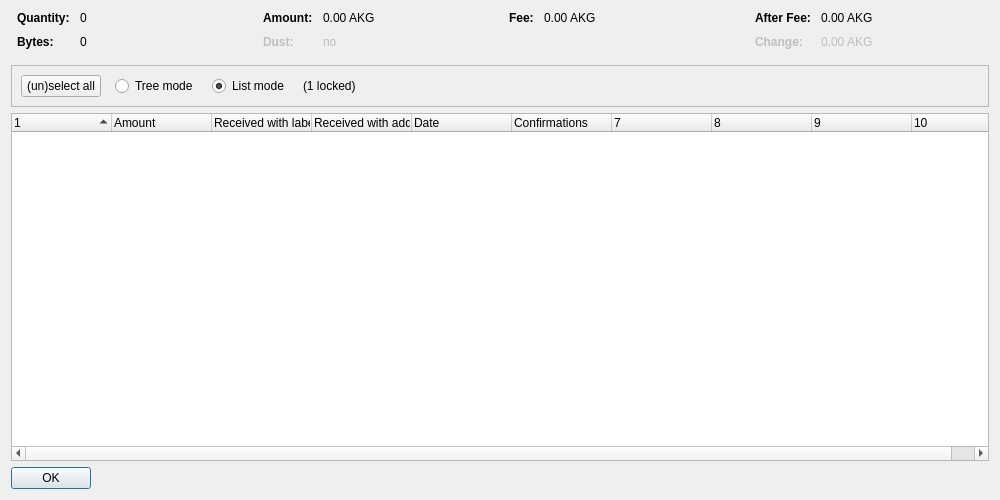
<?xml version="1.0" encoding="UTF-8"?>
<ui version="4.0">
 <class>CoinControlDialog</class>
 <widget class="QDialog" name="CoinControlDialog">
  <property name="geometry">
   <rect>
    <x>0</x>
    <y>0</y>
    <width>1000</width>
    <height>500</height>
   </rect>
  </property>
  <property name="windowTitle">
   <string>Coin Selection</string>
  </property>
  <layout class="QVBoxLayout" name="verticalLayout">
   <item>
    <layout class="QHBoxLayout" name="horizontalLayoutTop" stretch="0,0,0,0">
     <property name="topMargin">
      <number>0</number>
     </property>
     <property name="bottomMargin">
      <number>10</number>
     </property>
     <item>
      <layout class="QFormLayout" name="formLayoutCoinControl1">
       <property name="horizontalSpacing">
        <number>10</number>
       </property>
       <property name="verticalSpacing">
        <number>10</number>
       </property>
       <property name="leftMargin">
        <number>6</number>
       </property>
       <property name="rightMargin">
        <number>6</number>
       </property>
       <item row="0" column="0">
        <widget class="QLabel" name="labelCoinControlQuantityText">
         <property name="font">
          <font>
           <weight>75</weight>
           <bold>true</bold>
          </font>
         </property>
         <property name="text">
          <string>Quantity:</string>
         </property>
        </widget>
       </item>
       <item row="0" column="1">
        <widget class="QLabel" name="labelCoinControlQuantity">
         <property name="cursor">
          <cursorShape>IBeamCursor</cursorShape>
         </property>
         <property name="contextMenuPolicy">
          <enum>Qt::ActionsContextMenu</enum>
         </property>
         <property name="text">
          <string notr="true">0</string>
         </property>
         <property name="textInteractionFlags">
          <set>Qt::LinksAccessibleByMouse|Qt::TextSelectableByKeyboard|Qt::TextSelectableByMouse</set>
         </property>
        </widget>
       </item>
       <item row="1" column="0">
        <widget class="QLabel" name="labelCoinControlBytesText">
         <property name="font">
          <font>
           <weight>75</weight>
           <bold>true</bold>
          </font>
         </property>
         <property name="text">
          <string>Bytes:</string>
         </property>
        </widget>
       </item>
       <item row="1" column="1">
        <widget class="QLabel" name="labelCoinControlBytes">
         <property name="cursor">
          <cursorShape>IBeamCursor</cursorShape>
         </property>
         <property name="contextMenuPolicy">
          <enum>Qt::ActionsContextMenu</enum>
         </property>
         <property name="text">
          <string notr="true">0</string>
         </property>
         <property name="textInteractionFlags">
          <set>Qt::LinksAccessibleByMouse|Qt::TextSelectableByKeyboard|Qt::TextSelectableByMouse</set>
         </property>
        </widget>
       </item>
      </layout>
     </item>
     <item>
      <layout class="QFormLayout" name="formLayoutCoinControl2">
       <property name="horizontalSpacing">
        <number>10</number>
       </property>
       <property name="verticalSpacing">
        <number>10</number>
       </property>
       <property name="leftMargin">
        <number>6</number>
       </property>
       <property name="rightMargin">
        <number>6</number>
       </property>
       <item row="0" column="0">
        <widget class="QLabel" name="labelCoinControlAmountText">
         <property name="font">
          <font>
           <weight>75</weight>
           <bold>true</bold>
          </font>
         </property>
         <property name="text">
          <string>Amount:</string>
         </property>
        </widget>
       </item>
       <item row="0" column="1">
        <widget class="QLabel" name="labelCoinControlAmount">
         <property name="cursor">
          <cursorShape>IBeamCursor</cursorShape>
         </property>
         <property name="contextMenuPolicy">
          <enum>Qt::ActionsContextMenu</enum>
         </property>
         <property name="text">
          <string notr="true">0.00 AKG</string>
         </property>
         <property name="textInteractionFlags">
          <set>Qt::LinksAccessibleByMouse|Qt::TextSelectableByKeyboard|Qt::TextSelectableByMouse</set>
         </property>
        </widget>
       </item>
       <item row="1" column="0">
        <widget class="QLabel" name="labelCoinControlLowOutputText">
         <property name="enabled">
          <bool>false</bool>
         </property>
         <property name="font">
          <font>
           <weight>75</weight>
           <bold>true</bold>
          </font>
         </property>
         <property name="text">
          <string>Dust:</string>
         </property>
        </widget>
       </item>
       <item row="1" column="1">
        <widget class="QLabel" name="labelCoinControlLowOutput">
         <property name="enabled">
          <bool>false</bool>
         </property>
         <property name="cursor">
          <cursorShape>IBeamCursor</cursorShape>
         </property>
         <property name="contextMenuPolicy">
          <enum>Qt::ActionsContextMenu</enum>
         </property>
         <property name="text">
          <string notr="true">no</string>
         </property>
         <property name="textInteractionFlags">
          <set>Qt::LinksAccessibleByMouse|Qt::TextSelectableByKeyboard|Qt::TextSelectableByMouse</set>
         </property>
        </widget>
       </item>
      </layout>
     </item>
     <item>
      <layout class="QFormLayout" name="formLayoutCoinControl3">
       <property name="horizontalSpacing">
        <number>10</number>
       </property>
       <property name="verticalSpacing">
        <number>10</number>
       </property>
       <property name="leftMargin">
        <number>6</number>
       </property>
       <property name="rightMargin">
        <number>6</number>
       </property>
       <item row="0" column="0">
        <widget class="QLabel" name="labelCoinControlFeeText">
         <property name="font">
          <font>
           <weight>75</weight>
           <bold>true</bold>
          </font>
         </property>
         <property name="text">
          <string>Fee:</string>
         </property>
        </widget>
       </item>
       <item row="0" column="1">
        <widget class="QLabel" name="labelCoinControlFee">
         <property name="cursor">
          <cursorShape>IBeamCursor</cursorShape>
         </property>
         <property name="contextMenuPolicy">
          <enum>Qt::ActionsContextMenu</enum>
         </property>
         <property name="text">
          <string notr="true">0.00 AKG</string>
         </property>
         <property name="textInteractionFlags">
          <set>Qt::LinksAccessibleByMouse|Qt::TextSelectableByKeyboard|Qt::TextSelectableByMouse</set>
         </property>
        </widget>
       </item>
      </layout>
     </item>
     <item>
      <layout class="QFormLayout" name="formLayoutCoinControl4">
       <property name="horizontalSpacing">
        <number>10</number>
       </property>
       <property name="verticalSpacing">
        <number>10</number>
       </property>
       <property name="leftMargin">
        <number>6</number>
       </property>
       <property name="rightMargin">
        <number>6</number>
       </property>
       <item row="0" column="0">
        <widget class="QLabel" name="labelCoinControlAfterFeeText">
         <property name="font">
          <font>
           <weight>75</weight>
           <bold>true</bold>
          </font>
         </property>
         <property name="text">
          <string>After Fee:</string>
         </property>
        </widget>
       </item>
       <item row="0" column="1">
        <widget class="QLabel" name="labelCoinControlAfterFee">
         <property name="cursor">
          <cursorShape>IBeamCursor</cursorShape>
         </property>
         <property name="contextMenuPolicy">
          <enum>Qt::ActionsContextMenu</enum>
         </property>
         <property name="text">
          <string notr="true">0.00 AKG</string>
         </property>
         <property name="textInteractionFlags">
          <set>Qt::LinksAccessibleByMouse|Qt::TextSelectableByKeyboard|Qt::TextSelectableByMouse</set>
         </property>
        </widget>
       </item>
       <item row="1" column="0">
        <widget class="QLabel" name="labelCoinControlChangeText">
         <property name="enabled">
          <bool>false</bool>
         </property>
         <property name="font">
          <font>
           <weight>75</weight>
           <bold>true</bold>
          </font>
         </property>
         <property name="text">
          <string>Change:</string>
         </property>
        </widget>
       </item>
       <item row="1" column="1">
        <widget class="QLabel" name="labelCoinControlChange">
         <property name="enabled">
          <bool>false</bool>
         </property>
         <property name="cursor">
          <cursorShape>IBeamCursor</cursorShape>
         </property>
         <property name="contextMenuPolicy">
          <enum>Qt::ActionsContextMenu</enum>
         </property>
         <property name="text">
          <string notr="true">0.00 AKG</string>
         </property>
         <property name="textInteractionFlags">
          <set>Qt::LinksAccessibleByMouse|Qt::TextSelectableByKeyboard|Qt::TextSelectableByMouse</set>
         </property>
        </widget>
       </item>
      </layout>
     </item>
    </layout>
   </item>
   <item>
    <widget class="QFrame" name="frame">
     <property name="minimumSize">
      <size>
       <width>0</width>
       <height>40</height>
      </size>
     </property>
     <property name="frameShape">
      <enum>QFrame::StyledPanel</enum>
     </property>
     <property name="frameShadow">
      <enum>QFrame::Sunken</enum>
     </property>
     <layout class="QHBoxLayout" name="horizontalLayout">
      <item>
       <layout class="QHBoxLayout" name="horizontalLayoutPanel" stretch="0,0,0,0,0">
        <property name="spacing">
         <number>14</number>
        </property>
        <item>
         <widget class="QPushButton" name="pushButtonSelectAll">
          <property name="sizePolicy">
           <sizepolicy hsizetype="Maximum" vsizetype="Fixed">
            <horstretch>0</horstretch>
            <verstretch>0</verstretch>
           </sizepolicy>
          </property>
          <property name="text">
           <string>(un)select all</string>
          </property>
          <property name="autoDefault">
           <bool>false</bool>
          </property>
         </widget>
        </item>
        <item>
         <widget class="QRadioButton" name="radioTreeMode">
          <property name="sizePolicy">
           <sizepolicy hsizetype="Maximum" vsizetype="Fixed">
            <horstretch>0</horstretch>
            <verstretch>0</verstretch>
           </sizepolicy>
          </property>
          <property name="text">
           <string>Tree mode</string>
          </property>
         </widget>
        </item>
        <item>
         <widget class="QRadioButton" name="radioListMode">
          <property name="sizePolicy">
           <sizepolicy hsizetype="Maximum" vsizetype="Fixed">
            <horstretch>0</horstretch>
            <verstretch>0</verstretch>
           </sizepolicy>
          </property>
          <property name="text">
           <string>List mode</string>
          </property>
          <property name="checked">
           <bool>true</bool>
          </property>
         </widget>
        </item>
        <item>
         <widget class="QLabel" name="labelLocked">
          <property name="text">
           <string notr="true">(1 locked)</string>
          </property>
         </widget>
        </item>
        <item>
         <spacer name="horizontalSpacer">
          <property name="orientation">
           <enum>Qt::Horizontal</enum>
          </property>
          <property name="sizeHint" stdset="0">
           <size>
            <width>40</width>
            <height>20</height>
           </size>
          </property>
         </spacer>
        </item>
       </layout>
      </item>
     </layout>
    </widget>
   </item>
   <item>
    <widget class="CoinControlTreeWidget" name="treeWidget">
     <property name="contextMenuPolicy">
      <enum>Qt::CustomContextMenu</enum>
     </property>
     <property name="sortingEnabled">
      <bool>false</bool>
     </property>
     <property name="columnCount">
      <number>10</number>
     </property>
     <attribute name="headerShowSortIndicator" stdset="0">
      <bool>true</bool>
     </attribute>
     <attribute name="headerStretchLastSection">
      <bool>false</bool>
     </attribute>
     <column>
      <property name="text">
       <string/>
      </property>
     </column>
     <column>
      <property name="text">
       <string>Amount</string>
      </property>
     </column>
     <column>
      <property name="text">
       <string>Received with label</string>
      </property>
     </column>
     <column>
      <property name="text">
       <string>Received with address</string>
      </property>
     </column>
     <column>
      <property name="text">
       <string>Date</string>
      </property>
     </column>
     <column>
      <property name="text">
       <string>Confirmations</string>
      </property>
      <property name="toolTip">
       <string>Confirmed</string>
      </property>
     </column>
     <column>
      <property name="text">
       <string/>
      </property>
     </column>
     <column>
      <property name="text">
       <string/>
      </property>
     </column>
     <column>
      <property name="text">
       <string/>
      </property>
     </column>
     <column>
      <property name="text">
       <string/>
      </property>
     </column>
    </widget>
   </item>
   <item>
    <widget class="QDialogButtonBox" name="buttonBox">
     <property name="sizePolicy">
      <sizepolicy hsizetype="Maximum" vsizetype="Fixed">
       <horstretch>0</horstretch>
       <verstretch>0</verstretch>
      </sizepolicy>
     </property>
     <property name="orientation">
      <enum>Qt::Horizontal</enum>
     </property>
     <property name="standardButtons">
      <set>QDialogButtonBox::Ok</set>
     </property>
    </widget>
   </item>
  </layout>
 </widget>
 <customwidgets>
  <customwidget>
   <class>CoinControlTreeWidget</class>
   <extends>QTreeWidget</extends>
   <header>qt/coincontroltreewidget.h</header>
  </customwidget>
 </customwidgets>
 <resources/>
 <connections/>
</ui>
